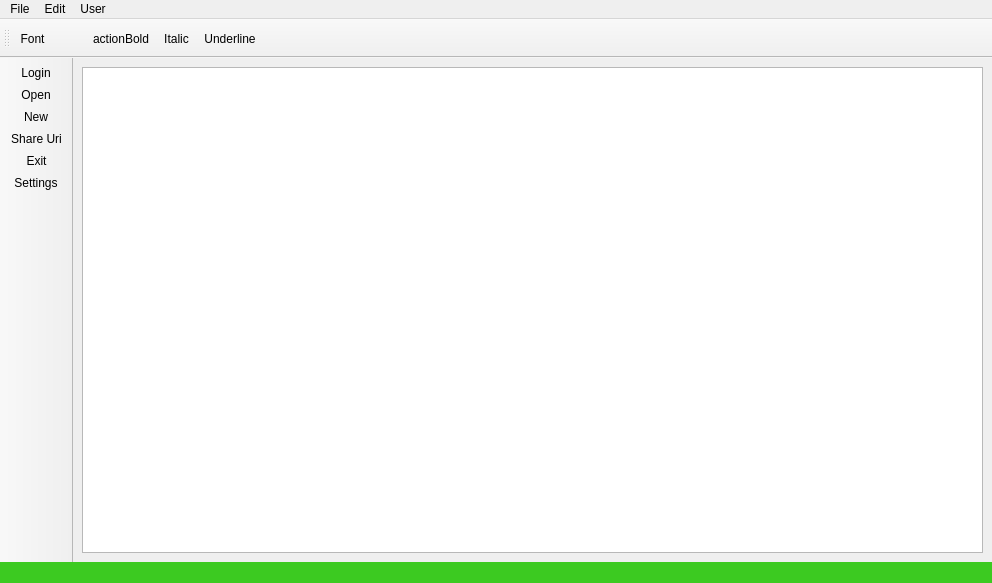
<?xml version="1.0" encoding="UTF-8"?>
<ui version="4.0">
 <class>MainWindow</class>
 <widget class="QMainWindow" name="MainWindow">
  <property name="geometry">
   <rect>
    <x>0</x>
    <y>0</y>
    <width>992</width>
    <height>583</height>
   </rect>
  </property>
  <property name="sizePolicy">
   <sizepolicy hsizetype="MinimumExpanding" vsizetype="Maximum">
    <horstretch>0</horstretch>
    <verstretch>0</verstretch>
   </sizepolicy>
  </property>
  <property name="minimumSize">
   <size>
    <width>40</width>
    <height>369</height>
   </size>
  </property>
  <property name="maximumSize">
   <size>
    <width>10000</width>
    <height>10000</height>
   </size>
  </property>
  <property name="baseSize">
   <size>
    <width>1105</width>
    <height>676</height>
   </size>
  </property>
  <property name="acceptDrops">
   <bool>true</bool>
  </property>
  <property name="windowTitle">
   <string>Co-Text</string>
  </property>
  <property name="styleSheet">
   <string notr="true"/>
  </property>
  <widget class="QWidget" name="centralwidget">
   <property name="styleSheet">
    <string notr="true"/>
   </property>
   <layout class="QHBoxLayout" name="horizontalLayout_3">
    <item>
     <widget class="QTextEdit" name="textEdit"/>
    </item>
   </layout>
  </widget>
  <widget class="QMenuBar" name="menubar">
   <property name="geometry">
    <rect>
     <x>0</x>
     <y>0</y>
     <width>992</width>
     <height>26</height>
    </rect>
   </property>
   <property name="palette">
    <palette>
     <active/>
     <inactive/>
     <disabled/>
    </palette>
   </property>
   <property name="styleSheet">
    <string notr="true"/>
   </property>
   <widget class="QMenu" name="menuFile">
    <property name="title">
     <string>File</string>
    </property>
    <addaction name="actionNew"/>
    <addaction name="actionOpen"/>
    <addaction name="actionSave"/>
    <addaction name="actionSave_as"/>
    <addaction name="actionPrintPDF"/>
    <addaction name="actionShare_Uri"/>
    <addaction name="actionExit"/>
    <addaction name="separator"/>
   </widget>
   <widget class="QMenu" name="menuEdit">
    <property name="title">
     <string>Edit</string>
    </property>
    <addaction name="actionUndo"/>
    <addaction name="actionCopy"/>
    <addaction name="actionPaste"/>
    <addaction name="actionCut"/>
    <addaction name="actionFind"/>
    <addaction name="actionReplace"/>
    <addaction name="actionRedo"/>
   </widget>
   <widget class="QMenu" name="menuUser">
    <property name="title">
     <string>User</string>
    </property>
    <addaction name="actionLogin"/>
    <addaction name="actionLogout"/>
    <addaction name="actionSettings"/>
   </widget>
   <addaction name="menuFile"/>
   <addaction name="menuEdit"/>
   <addaction name="menuUser"/>
  </widget>
  <widget class="QStatusBar" name="statusbar">
   <property name="maximumSize">
    <size>
     <width>16777215</width>
     <height>21</height>
    </size>
   </property>
   <property name="styleSheet">
    <string notr="true">background-color: rgb(60, 202, 33);</string>
   </property>
  </widget>
  <widget class="QToolBar" name="toolBar">
   <property name="cursor">
    <cursorShape>ArrowCursor</cursorShape>
   </property>
   <property name="mouseTracking">
    <bool>false</bool>
   </property>
   <property name="focusPolicy">
    <enum>Qt::StrongFocus</enum>
   </property>
   <property name="windowTitle">
    <string>toolBar</string>
   </property>
   <property name="autoFillBackground">
    <bool>false</bool>
   </property>
   <property name="styleSheet">
    <string notr="true"/>
   </property>
   <property name="movable">
    <bool>false</bool>
   </property>
   <property name="allowedAreas">
    <set>Qt::LeftToolBarArea</set>
   </property>
   <property name="iconSize">
    <size>
     <width>42</width>
     <height>42</height>
    </size>
   </property>
   <property name="toolButtonStyle">
    <enum>Qt::ToolButtonIconOnly</enum>
   </property>
   <attribute name="toolBarArea">
    <enum>LeftToolBarArea</enum>
   </attribute>
   <attribute name="toolBarBreak">
    <bool>false</bool>
   </attribute>
   <addaction name="actionLogin"/>
   <addaction name="actionOpen"/>
   <addaction name="actionNew"/>
   <addaction name="actionShare_Uri"/>
   <addaction name="actionExit"/>
   <addaction name="actionSettings"/>
  </widget>
  <widget class="QToolBar" name="mainToolBar">
   <property name="minimumSize">
    <size>
     <width>0</width>
     <height>0</height>
    </size>
   </property>
   <property name="sizeIncrement">
    <size>
     <width>0</width>
     <height>0</height>
    </size>
   </property>
   <property name="baseSize">
    <size>
     <width>0</width>
     <height>0</height>
    </size>
   </property>
   <property name="windowTitle">
    <string>mainToolBar</string>
   </property>
   <attribute name="toolBarArea">
    <enum>TopToolBarArea</enum>
   </attribute>
   <attribute name="toolBarBreak">
    <bool>false</bool>
   </attribute>
   <addaction name="actionFont"/>
   <addaction name="actionTextColor"/>
   <addaction name="actionBold"/>
   <addaction name="actionItalic"/>
   <addaction name="actionUnderline"/>
  </widget>
  <action name="actionNew">
   <property name="checkable">
    <bool>false</bool>
   </property>
   <property name="icon">
    <iconset resource="Resources.qrc">
     <normaloff>:/imgs/icons/noun_new document_2429385.svg</normaloff>:/imgs/icons/noun_new document_2429385.svg</iconset>
   </property>
   <property name="text">
    <string>New</string>
   </property>
   <property name="shortcut">
    <string>Ctrl+N</string>
   </property>
  </action>
  <action name="actionOpen">
   <property name="icon">
    <iconset resource="Resources.qrc">
     <normaloff>:/imgs/icons/noun_Folder_2047792.svg</normaloff>
     <normalon>:/imgs/icons/noun_Folder_2047792.svg</normalon>:/imgs/icons/noun_Folder_2047792.svg</iconset>
   </property>
   <property name="text">
    <string>Open...</string>
   </property>
   <property name="shortcut">
    <string>Ctrl+O</string>
   </property>
  </action>
  <action name="actionSave">
   <property name="icon">
    <iconset>
     <normalon>:/imgs/icons/noun_Download_2383249.png</normalon>
    </iconset>
   </property>
   <property name="text">
    <string>Save</string>
   </property>
   <property name="shortcut">
    <string>Ctrl+S</string>
   </property>
  </action>
  <action name="actionSave_as">
   <property name="icon">
    <iconset resource="Resources.qrc">
     <normaloff>:/imgs/icons/noun_Save_1435429.png</normaloff>:/imgs/icons/noun_Save_1435429.png</iconset>
   </property>
   <property name="text">
    <string>Save as...</string>
   </property>
   <property name="shortcut">
    <string>Ctrl+Shift+S</string>
   </property>
  </action>
  <action name="actionPrintPDF">
   <property name="text">
    <string>Export as PDF...</string>
   </property>
   <property name="toolTip">
    <string>ExportPDF</string>
   </property>
   <property name="shortcut">
    <string>Ctrl+P</string>
   </property>
  </action>
  <action name="actionExit">
   <property name="icon">
    <iconset resource="Resources.qrc">
     <normaloff>:/imgs/icons/noun_Exit_1558251.svg</normaloff>:/imgs/icons/noun_Exit_1558251.svg</iconset>
   </property>
   <property name="text">
    <string>Exit</string>
   </property>
   <property name="shortcut">
    <string>Ctrl+Q</string>
   </property>
   <property name="menuRole">
    <enum>QAction::QuitRole</enum>
   </property>
  </action>
  <action name="actionUndo">
   <property name="icon">
    <iconset>
     <normalon>:/imgs/icons/noun_Undo_1246691.png</normalon>
    </iconset>
   </property>
   <property name="text">
    <string>Undo</string>
   </property>
   <property name="shortcut">
    <string>Ctrl+Z</string>
   </property>
  </action>
  <action name="actionCopy">
   <property name="icon">
    <iconset resource="Resources.qrc">
     <normaloff>:/imgs/icons/noun_copy_2080193.png</normaloff>:/imgs/icons/noun_copy_2080193.png</iconset>
   </property>
   <property name="text">
    <string>Copy</string>
   </property>
   <property name="shortcut">
    <string>Ctrl+C</string>
   </property>
  </action>
  <action name="actionPaste">
   <property name="icon">
    <iconset resource="Resources.qrc">
     <normaloff>:/imgs/icons/noun_paste_2302624.png</normaloff>:/imgs/icons/noun_paste_2302624.png</iconset>
   </property>
   <property name="text">
    <string>Paste</string>
   </property>
   <property name="shortcut">
    <string>Ctrl+V</string>
   </property>
  </action>
  <action name="actionCut">
   <property name="icon">
    <iconset>
     <normalon>:/imgs/icons/noun_Cut File_3118760.png</normalon>
    </iconset>
   </property>
   <property name="text">
    <string>Cut</string>
   </property>
   <property name="shortcut">
    <string>Ctrl+X</string>
   </property>
  </action>
  <action name="actionFind">
   <property name="icon">
    <iconset>
     <normalon>:/imgs/icons/noun_file find_556585.png</normalon>
    </iconset>
   </property>
   <property name="text">
    <string>Find</string>
   </property>
   <property name="shortcut">
    <string>Ctrl+F</string>
   </property>
  </action>
  <action name="actionReplace">
   <property name="icon">
    <iconset>
     <normalon>:/imgs/icons/noun_replace_1913722.png</normalon>
    </iconset>
   </property>
   <property name="text">
    <string>Replace</string>
   </property>
  </action>
  <action name="actionRedo">
   <property name="icon">
    <iconset resource="Resources.qrc">
     <normaloff>:/imgs/icons/noun_Redo_124669.png</normaloff>:/imgs/icons/noun_Redo_124669.png</iconset>
   </property>
   <property name="text">
    <string>Redo</string>
   </property>
   <property name="shortcut">
    <string>Ctrl+Shift+Z</string>
   </property>
  </action>
  <action name="actionLogin">
   <property name="checkable">
    <bool>false</bool>
   </property>
   <property name="icon">
    <iconset resource="Resources.qrc">
     <normaloff>:/imgs/icons/noun_user login_178831.svg</normaloff>
     <normalon>:/imgs/icons/noun_user login_178831.svg</normalon>
     <activeoff>:/imgs/icons/noun_user login_178831.svg</activeoff>
     <activeon>:/imgs/icons/noun_user login_178831_white.svg</activeon>
     <selectedoff>:/imgs/icons/noun_user login_178831.svg</selectedoff>
     <selectedon>:/imgs/icons/noun_user login_178831_white.svg</selectedon>:/imgs/icons/noun_user login_178831.svg</iconset>
   </property>
   <property name="text">
    <string>Login...</string>
   </property>
   <property name="font">
    <font/>
   </property>
   <property name="shortcut">
    <string>Ctrl+L</string>
   </property>
   <property name="autoRepeat">
    <bool>true</bool>
   </property>
   <property name="visible">
    <bool>true</bool>
   </property>
   <property name="menuRole">
    <enum>QAction::TextHeuristicRole</enum>
   </property>
   <property name="shortcutVisibleInContextMenu">
    <bool>false</bool>
   </property>
  </action>
  <action name="actionLogout">
   <property name="text">
    <string>Logout</string>
   </property>
  </action>
  <action name="actionShare_Uri">
   <property name="icon">
    <iconset resource="Resources.qrc">
     <normaloff>:/imgs/icons/noun_url_887536.svg</normaloff>:/imgs/icons/noun_url_887536.svg</iconset>
   </property>
   <property name="text">
    <string>Share Uri</string>
   </property>
   <property name="shortcut">
    <string>Ctrl+Alt+S</string>
   </property>
  </action>
  <action name="actionSettings">
   <property name="icon">
    <iconset resource="Resources.qrc">
     <normaloff>:/imgs/icons/noun_Settings_2324598.svg</normaloff>:/imgs/icons/noun_Settings_2324598.svg</iconset>
   </property>
   <property name="text">
    <string>Settings</string>
   </property>
  </action>
  <action name="actionFont">
   <property name="icon">
    <iconset resource="Resources.qrc">
     <normaloff>:/imgs/icons/font.png</normaloff>:/imgs/icons/font.png</iconset>
   </property>
   <property name="text">
    <string>Font</string>
   </property>
   <property name="shortcut">
    <string>Ctrl+F</string>
   </property>
  </action>
  <action name="actionItalic">
   <property name="checkable">
    <bool>true</bool>
   </property>
   <property name="icon">
    <iconset resource="Resources.qrc">
     <normaloff>:/imgs/icons/italic.png</normaloff>:/imgs/icons/italic.png</iconset>
   </property>
   <property name="text">
    <string>Italic</string>
   </property>
   <property name="toolTip">
    <string>Italic font</string>
   </property>
   <property name="shortcut">
    <string>Ctrl+I</string>
   </property>
  </action>
  <action name="actionBold">
   <property name="checkable">
    <bool>true</bool>
   </property>
   <property name="icon">
    <iconset resource="Resources.qrc">
     <normaloff>:/imgs/icons/bold.png</normaloff>:/imgs/icons/bold.png</iconset>
   </property>
   <property name="text">
    <string>actionBold</string>
   </property>
   <property name="toolTip">
    <string>Bold</string>
   </property>
   <property name="shortcut">
    <string>Ctrl+B</string>
   </property>
  </action>
  <action name="actionUnderline">
   <property name="checkable">
    <bool>true</bool>
   </property>
   <property name="icon">
    <iconset resource="Resources.qrc">
     <normaloff>:/imgs/icons/underline.png</normaloff>:/imgs/icons/underline.png</iconset>
   </property>
   <property name="text">
    <string>Underline</string>
   </property>
   <property name="toolTip">
    <string>Underline</string>
   </property>
   <property name="shortcut">
    <string>Ctrl+U</string>
   </property>
  </action>
  <action name="actionTextColor">
   <property name="text">
    <string/>
   </property>
  </action>
 </widget>
 <resources>
  <include location="Resources.qrc"/>
  <include location="notepad.qrc"/>
 </resources>
 <connections/>
</ui>
